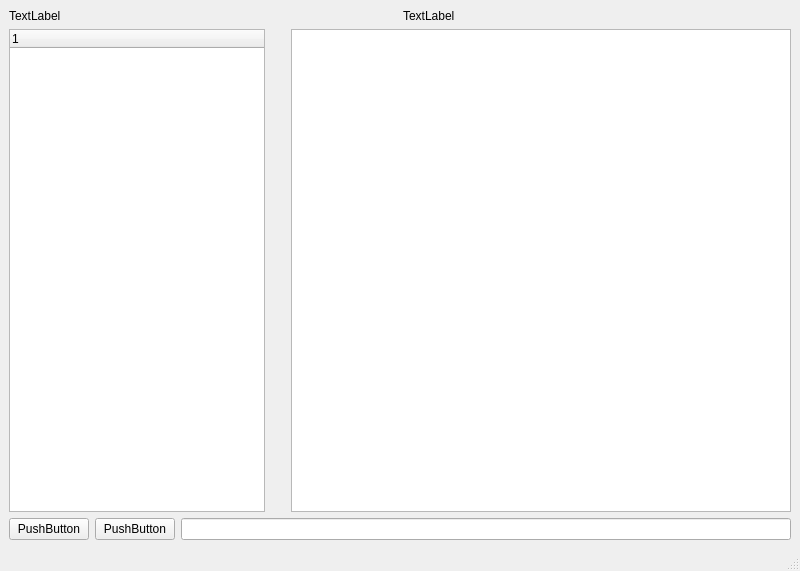
<?xml version="1.0" encoding="UTF-8"?>
<ui version="4.0">
 <class>MainWindow</class>
 <widget class="QMainWindow" name="MainWindow">
  <property name="geometry">
   <rect>
    <x>0</x>
    <y>0</y>
    <width>800</width>
    <height>571</height>
   </rect>
  </property>
  <property name="windowTitle">
   <string>MainWindow</string>
  </property>
  <widget class="QWidget" name="centralwidget">
   <layout class="QVBoxLayout" name="verticalLayout">
    <item>
     <layout class="QHBoxLayout" name="horizontalLayout_2">
      <item>
       <widget class="QLabel" name="label">
        <property name="text">
         <string>TextLabel</string>
        </property>
       </widget>
      </item>
      <item>
       <widget class="QLabel" name="label_2">
        <property name="text">
         <string>TextLabel</string>
        </property>
       </widget>
      </item>
     </layout>
    </item>
    <item>
     <layout class="QHBoxLayout" name="horizontalLayout">
      <item>
       <widget class="QTreeWidget" name="treeWidget">
        <property name="sizePolicy">
         <sizepolicy hsizetype="Fixed" vsizetype="Expanding">
          <horstretch>0</horstretch>
          <verstretch>0</verstretch>
         </sizepolicy>
        </property>
        <column>
         <property name="text">
          <string notr="true">1</string>
         </property>
        </column>
       </widget>
      </item>
      <item>
       <spacer name="verticalSpacer">
        <property name="orientation">
         <enum>Qt::Vertical</enum>
        </property>
        <property name="sizeHint" stdset="0">
         <size>
          <width>20</width>
          <height>40</height>
         </size>
        </property>
       </spacer>
      </item>
      <item>
       <widget class="QListWidget" name="listWidget"/>
      </item>
     </layout>
    </item>
    <item>
     <layout class="QGridLayout" name="gridLayout">
      <item row="0" column="0">
       <widget class="QPushButton" name="pushButton">
        <property name="text">
         <string>PushButton</string>
        </property>
       </widget>
      </item>
      <item row="0" column="1">
       <widget class="QPushButton" name="pushButton_2">
        <property name="text">
         <string>PushButton</string>
        </property>
       </widget>
      </item>
      <item row="0" column="2">
       <widget class="QLineEdit" name="lineEdit"/>
      </item>
     </layout>
    </item>
   </layout>
  </widget>
  <widget class="QStatusBar" name="statusbar"/>
 </widget>
 <resources/>
 <connections/>
</ui>
